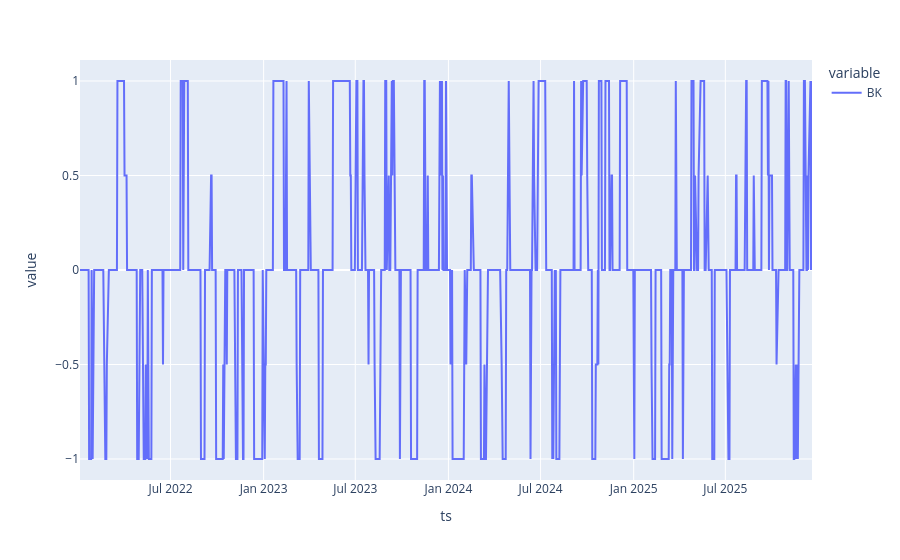

The notebook cell this image was saved under:
### Markdown cell above
### Breakout

### Code cell
config = {'type':'Breakout', 'name':'', 'params':{'threshold':0.1, 'lookback':10}}
vol_sig = SignalRegistry.create_signal(config)
sig_df = vol_sig.calculate(df2)
sig_df.plot()

### Figure 1 — Plotly figure (JSON) as saved in the notebook; plotly's stock layout.template omitted (floating-point values rounded to 4 significant figures; data arrays with more than 128 entries replaced by an {"elided": "..."} marker saying what was removed)
{"data": [{"hovertemplate": "variable=BK<br>ts=%{x}<br>value=%{y}<extra></extra>", "legendgroup": "BK", "line": {"color": "#636efa", "dash": "solid"}, "marker": {"symbol": "circle"}, "mode": "lines", "name": "BK", "orientation": "v", "showlegend": true, "type": "scatter", "x": {"elided": "994 str values"}, "xaxis": "x", "y": {"elided": "994 float values"}, "yaxis": "y"}], "layout": {"legend": {"title": {"text": "variable"}, "tracegroupgap": 0}, "margin": {"t": 60}, "xaxis": {"anchor": "y", "domain": [0, 1], "title": {"text": "ts"}}, "yaxis": {"anchor": "x", "domain": [0, 1], "title": {"text": "value"}}}}
